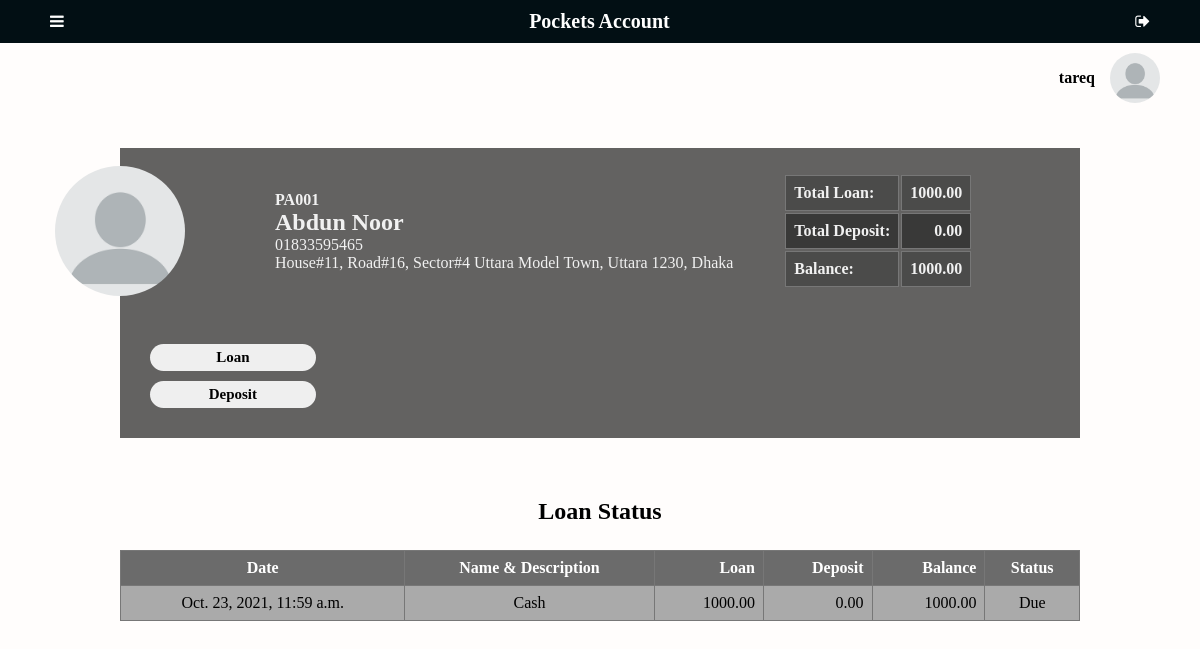
The app's page /debtorprofile/1 (signed in) with its own data.
### app/models.py (models this page shows)
class Debtor(models.Model):
    debtorName = models.CharField(max_length=50)
    phone = models.CharField(max_length=15, blank=True, null= True)
    address = models.TextField(blank=True, null= True)
    img = models.ImageField(upload_to='pics', null=True, blank=True)
    lender = models.ForeignKey(User, on_delete=models.SET_NULL, blank=True, null=True)
    totalbalance = models.FloatField(default=0, null=True, blank=True)
    def __str__(self):
        return "PA00" +str(self.id)

class Account(models.Model):
    debtor = models.ForeignKey(Debtor, on_delete=models.SET_NULL, blank=True, null=True)
    description = models.TextField(blank=True, null= True)
    loan = models.FloatField(default=0, null=True, blank=True)
    deposit = models.FloatField(default=0, null=True, blank=True)
    balance = models.FloatField(default=0, null=True, blank=True)
    date = models.DateTimeField(auto_now_add=True)
    status = models.BooleanField(default=False, null=True, blank=False)

### app/views.py (the view)
# urls.py: path('debtorprofile/<int:id>', views.debtorprofile, name='debtorprofile'),
@login_required(login_url='login')
def debtorprofile(request, id):
    profile = Debtor.objects.get(id=id)
    accounts = Account.objects.filter(debtor=profile).order_by('date')
    total_loan, total_depost, b = total_count_debtor(accounts)
    return render(request, "app/debtorprofile.html",{
        "profile": profile,
        "accounts": accounts,
        "total_loan": total_loan,
        "total_deposit": total_depost,
        "Due": b,
    })

### app/views.py (called while the page is built)
def total_count_debtor(accounts):
    total_loan = 0
    total_depost = 0
    b = 0
    for account in accounts:
        total_loan = total_loan + account.loan
        total_depost = total_depost + account.deposit
    b = total_loan - total_depost
    return total_loan, total_depost, b

### app/templates/app/debtorprofile.html (shortened to what this page needs)
{% extends "app/layout.html" %}
{% block body %}
<main>
    <div class="profile">
        <div class="mainprofile">
            <img src="{% static 'app/img/avatar.png' %}" alt="Avatar" class="avatar" />
            <div class="userprofile">
                <h4>{{ profile }}</h4>
                <h2>{{ profile.debtorName }}</h2>
                <p>{{ profile.phone }}</p>
                <p>{{ profile.address }}</p>
            </div>
        </div>
        <div class="totaldebitdeposit">
            <table id="totalid">
                <tr>
                    <td><h4 class="lalign">Total Loan:</h4></td>
                    <td class="ralign"><h4>{{ total_loan|floatformat:2 }}</h4></td>
                </tr>
                <tr>
                    <td><h4 class="lalign">Total Deposit:</h4></td>
                    <td class="ralign"><h4> {{ total_deposit|floatformat:2 }} </h4></td>
                </tr>
                <tr>
                    <td><h4 class="lalign">Balance:</h4></td>
                    <td class="ralign"><h4>{{ Due|floatformat:2 }}</h4></td>
                </tr>
            </table>
        </div>
        <div class="buttons">
            <button type="button" onclick="ModalFunc(loanbtn)" id="loanbtn">Loan</button>
            <button type="button" onclick="ModalFunc(depositbtn)" id="depositbtn">Deposit</button>
        </div>
    </div>
    <div class="tablecontainer" style="margin: 0 0">
        <h2>Loan Status</h2>
        <table>
            <tr>
                <th>Date</th>
                <th>Name & Description</th>
                <th class="ralign">Loan</th>
                <th class="ralign">Deposit</th>
                <th class="ralign">Balance</th>
                <th>Status</th>
            </tr>
            {% for account in accounts %}
              <tr>
                <td>{{ account.date }}</td>
                <td>{{ account.description }}</td>
                <td class="ralign">{{ account.loan|floatformat:2 }}</td>
                <td class="ralign">{{ account.deposit|floatformat:2 }}</td>
                <td class="ralign">{{ account.balance|floatformat:2 }}</td>
                {% if account.status %}
                  <td>Paid</td>
                {% else %}
                <td>Due</td>
                {% endif %}
              </tr>
            {% endfor %}
        </table>
    </div>
</main>
{% endblock %}

### app/templates/app/layout.html (shortened to what this page needs)
{% load static %}
<!DOCTYPE html>
<html lang="en">
<head>
    <link rel="stylesheet" type="text/css" href="{% static 'app/css/main.css' %}">
    <link rel="stylesheet" type="text/css" href="{% static 'app/css/font-awesome.css' %}">
</head>
<body>
    <nav>
        {% if user.is_authenticated %}
        <a onclick="openNav()"></a>
        {% endif %}
        <span class="had"> <a href="{% url 'index' %}">Pockets Account</a></span>
    {% if user.is_authenticated %}
       <a href="{% url 'logout' %}"></a>
    {% endif %}
    </nav>
    {% if user.is_authenticated %}
    <div class="n">
        <h4>{{ user }}</h4>
        <img src="{% static 'app/img/avatar.png' %}" alt="">
    </div>
    {% endif %}
    {% block body %}{% endblock %}
</body>
</html>

### app/static/app/css/main.css (style rules this page uses)
* { margin: 0; padding: 0; box-sizing: border-box; font-family: Serif; }
html { background-color: rgb(82, 82, 82); height: 100%; }
body { max-width: 1400px; margin: auto; background-color: #FFFDFC; height: 100%; }
nav { background-color: #020f14; color: #f1f1f1; display: flex; position: sticky; top: 0; align-items: center; justify-content: space-between; padding: 10px 50px; }
.n { text-align: right; display: flex; justify-content: right; align-items: center; padding: 10px 40px; }
.n h4 { margin-right: 15px; }
.n img { height: 50px; width: 50px; border-radius: 50%; }
.had { font-weight: bolder; font-size: 20px; }
main { display: flex; justify-content: center; flex-wrap: wrap; background-color: #FFFDFC; }
a { text-decoration: none; color: white; cursor: pointer; }
.tablecontainer { text-align: center; margin: 10%; width: 80%; }
.tablecontainer h2 { margin: 25px; }
.tablecontainer table { border-collapse: collapse; width: 100%; background-color: #dfdfdf; }
th, td { text-align: center; padding: 8px; border: 1px solid #777777; }
tr:nth-child(even) { background-color: #f2f2f2; }
th { background-color: #444444be; color: white; }
.profile { background-color: #0000009c; color: #f1f1f1; display: flex; flex-wrap: wrap; align-items: center; margin: 35px 0; max-width: 80%; }
.mainprofile { display: flex; align-items: center; }
.mainprofile img { width: 130px; height: 130px; border-radius: 50%; object-fit: cover; transform: translateX(-50%); }
.userprofile { padding: 25px; }
.totaldebitdeposit { padding: 25px; }
.totaldebitdeposit td, tr:nth-child(even) { background-color: rgba(0, 0, 0, 0.24); }
.lalign { text-align: left; }
.ralign { text-align: right; }
.buttons { padding: 25px; }
.buttons button { width: 100%; padding: 5px 15px; justify-content: center; border-radius: 25px; border: none; margin: 5px; font-weight: 800; font-size: 15px; }

### app/templates/app/debtorprofile.html (style rules this page uses)
body { font-family: Arial, Helvetica, sans-serif; }

### records on screen
Debtor: id "PA001", debtorName "Abdun Noor", phone "01833595465", address "House#11, Road#16, Sector#4 Uttara Model Town, Uttara 1230, Dhaka"
Account: date "Oct. 23, 2021, 11:59 a.m.", description "Cash", loan "1000.00", deposit "0.00", balance "1000.00", status "Due"

### other values on screen
{{ user }} "tareq"
{{ total_loan|floatformat:2 }} "1000.00"
{{ total_deposit|floatformat:2 }} "0.00"
{{ Due|floatformat:2 }} "1000.00"
